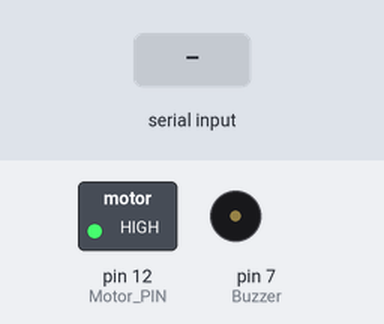
This sketch was run on a simulated Arduino Uno, built with avr-gcc and run on an emulated ATmega328P. Shown: switched loads named in the sketch (green lamp = pin HIGH), buzzer (waves = sounding, pin HIGH). Inputs (shaded band) come from the test bench.

Above: at 1.2 s.
1.3 s: "S" received over Serial
At 2.3 s:
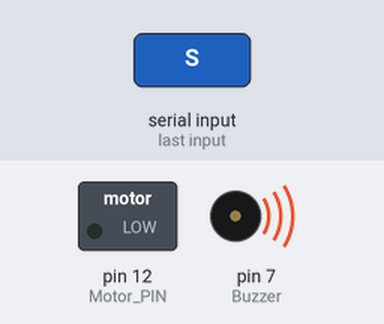
2.8 s: "P" received over Serial
At 3.5 s:
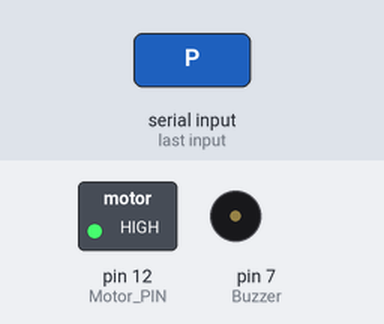
Timing chart, 0 to 5.8 s (numbered marks = the images above; inputs shaded):
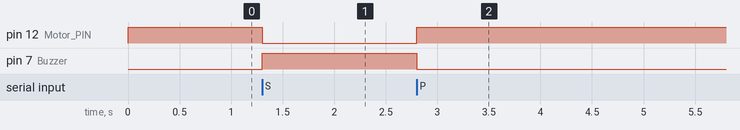

Measured:
- after the input at 1.3 s, pin 12 (Motor_PIN): HIGH → LOW at once; pin 7 (Buzzer): LOW → HIGH at once
- after the input at 2.8 s, pin 12 (Motor_PIN): LOW → HIGH at once; pin 7 (Buzzer): HIGH → LOW at once

The sketch:

Conveyor_Control_-_image_Project.ino
```cpp
 char x ;
 int Motor_PIN = 12;
 int Buzzer = 7;

void setup() {
 Serial.begin(38400);
 pinMode( Motor_PIN, OUTPUT);
 pinMode( Buzzer, OUTPUT);
 digitalWrite( Motor_PIN, HIGH); // initialize the motor
 digitalWrite( Buzzer, LOW);
}

void loop() {
  if ( Serial.available ()>0) {
    x = Serial.read();

    switch (x) {
      case 'S' : digitalWrite( Motor_PIN, LOW); // when the centroid of the object with the specified color reaches
      // the specified position on the conveyor, stop the motor
      digitalWrite( Buzzer , HIGH);
      break;

      case 'P' : digitalWrite( Motor_PIN, HIGH); // otherwise motor stays on sweeping objects away!
      digitalWrite( Buzzer , LOW);
      break;

      default : break;
    }
  }
}
```
